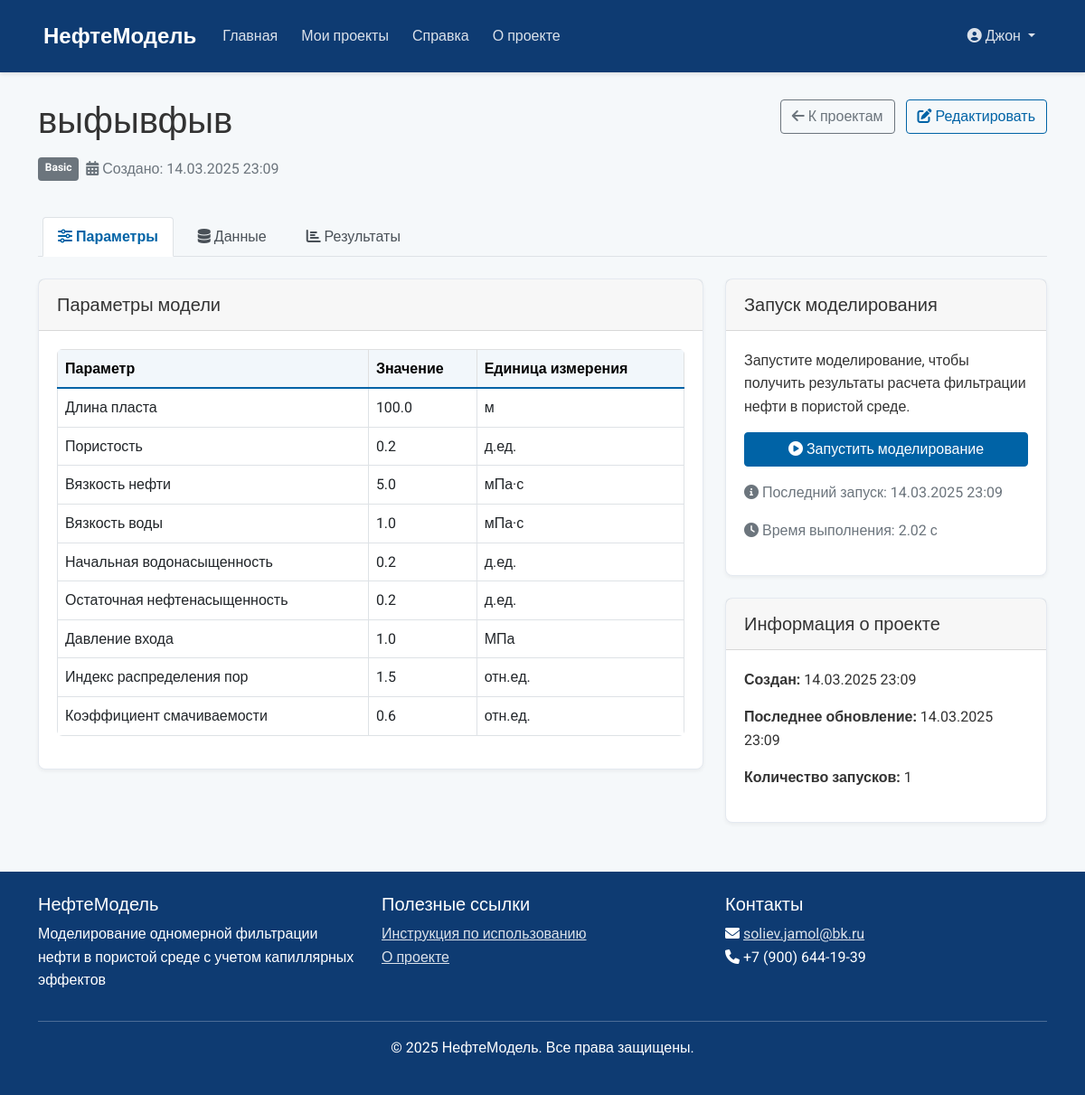
The app's page /project/8 (signed in) with its own data.
### models/user.py (models this page shows, shortened)
class User(UserMixin, db.Model):
    __tablename__ = 'users'
    id = db.Column(db.Integer, primary_key=True)
    username = db.Column(db.String(64), unique=True, nullable=False, index=True)
    email = db.Column(db.String(120), unique=True, nullable=False, index=True)
    password_hash = db.Column(db.String(128), nullable=False)
    company = db.Column(db.String(120))
    position = db.Column(db.String(120))
    is_active = db.Column(db.Boolean, default=True)
    created_at = db.Column(db.DateTime, default=datetime.utcnow)
    last_login = db.Column(db.DateTime, nullable=True)
    projects = db.relationship('Project', backref='owner', lazy='dynamic')

### models/project.py (models this page shows, shortened)
class Project(db.Model):
    __tablename__ = 'projects'
    id = db.Column(db.Integer, primary_key=True)
    name = db.Column(db.String(128), nullable=False)
    description = db.Column(db.Text)
    model_type = db.Column(db.String(64), nullable=False)  # 'basic' или 'carbonate'
    rock_type = db.Column(db.String(64))
    created_at = db.Column(db.DateTime, default=datetime.utcnow)
    updated_at = db.Column(db.DateTime, default=datetime.utcnow, onupdate=datetime.utcnow)
    user_id = db.Column(db.Integer, db.ForeignKey('users.id'), nullable=False)
    data = db.relationship('ProjectData', backref='project', uselist=False, cascade='all, delete-orphan')
    results = db.relationship('ProjectResult', backref='project', lazy='dynamic', cascade='all, delete-orphan')
    def get_model_parameters(self):
        if self.data and self.data.model_parameters:
            return json.loads(self.data.model_parameters)
        return {}

class ProjectResult(db.Model):
    __tablename__ = 'project_results'
    id = db.Column(db.Integer, primary_key=True)
    project_id = db.Column(db.Integer, db.ForeignKey('projects.id'), nullable=False)
    run_date = db.Column(db.DateTime, default=datetime.utcnow)
    result_data = db.Column(db.Text)  # JSON-строка с данными результатов
    runtime = db.Column(db.Float)  # время выполнения в секундах
    status = db.Column(db.String(64), default='success')  # success, error, warning
    error_message = db.Column(db.Text)
    created_at = db.Column(db.DateTime, default=datetime.utcnow)

### routes/main.py (the view)
@main_bp.route('/project/<int:project_id>')
@login_required
def project_details(project_id):
    project = Project.query.get_or_404(project_id)
    if project.user_id != current_user.id:
        flash('У вас нет доступа к этому проекту', 'danger')
        return redirect(url_for('main.dashboard'))
    model_params = project.get_model_parameters()
    results = project.results.order_by(ProjectResult.created_at.desc()).first()
    return render_template('project_details.html', project=project, model_params=model_params, results=results)

### templates/project_details.html (shortened to what this page needs)
{% extends "base.html" %}
{% block content %}
<div class="row mb-4">
    <div class="col-md-8">
        <h1>{{ project.name }}</h1>
        <div class="d-flex mb-3">
            <span class="badge project-type-{{ project.model_type }} me-2">
                {{ project.model_type|capitalize }}
            </span>
            <span class="text-muted">
                <i class="fas fa-calendar-alt"></i> Создано: {{ project.created_at.strftime('%d.%m.%Y %H:%M') }}
            </span>
        </div>
    </div>
    <div class="col-md-4 text-md-end">
        <a href="{{ url_for('main.dashboard') }}" class="btn btn-outline-secondary mb-2 me-2">
            <i class="fas fa-arrow-left"></i> К проектам
        </a>
        <a href="{{ url_for('main.edit_project', project_id=project.id) }}" class="btn btn-outline-primary mb-2">
            <i class="fas fa-edit"></i> Редактировать
        </a>
    </div>
</div>
<ul class="nav nav-tabs mb-4" id="projectTabs" role="tablist">
    <li class="nav-item" role="presentation">
        <button class="nav-link active" id="parameters-tab" data-bs-toggle="tab" data-bs-target="#parameters" type="button" role="tab" aria-controls="parameters" aria-selected="true">
            <i class="fas fa-sliders-h"></i> Параметры
        </button>
    </li>
    <li class="nav-item" role="presentation">
        <button class="nav-link" id="data-tab" data-bs-toggle="tab" data-bs-target="#data" type="button" role="tab" aria-controls="data" aria-selected="false">
            <i class="fas fa-database"></i> Данные
        </button>
    </li>
    {% if results %}
    <li class="nav-item" role="presentation">
        <button class="nav-link" id="results-tab" data-bs-toggle="tab" data-bs-target="#results" type="button" role="tab" aria-controls="results" aria-selected="false">
            <i class="fas fa-chart-bar"></i> Результаты
        </button>
    </li>
    {% endif %}
</ul>
<div class="tab-content" id="projectTabsContent">
    <div class="tab-pane fade show active" id="parameters" role="tabpanel" aria-labelledby="parameters-tab">
        <div class="row">
            <div class="col-md-8">
                <div class="card mb-4">
                    <div class="card-header">
                        <h5 class="mb-0">Параметры модели</h5>
                    </div>
                    <div class="card-body">
                        <div class="table-responsive">
                            <table class="table table-bordered">
                                <thead class="table-light">
                                    <tr>
                                        <th>Параметр</th>
                                        <th>Значение</th>
                                        <th>Единица измерения</th>
                                    </tr>
                                </thead>
                                <tbody>
                                    {% if model_params.length %}
                                    <tr>
                                        <td>Длина пласта</td>
                                        <td>{{ model_params.length }}</td>
                                        <td>м</td>
                                    </tr>
                                    {% endif %}
                                    {% if model_params.porosity %}
                                    <tr>
                                        <td>Пористость</td>
                                        <td>{{ model_params.porosity }}</td>
                                        <td>д.ед.</td>
                                    </tr>
                                    {% endif %}
                                    {% if model_params.mu_oil %}
                                    <tr>
                                        <td>Вязкость нефти</td>
                                        <td>{{ model_params.mu_oil }}</td>
                                        <td>мПа·с</td>
                                    </tr>
                                    {% endif %}
                                    {% if model_params.mu_water %}
                                    <tr>
                                        <td>Вязкость воды</td>
                                        <td>{{ model_params.mu_water }}</td>
                                        <td>мПа·с</td>
                                    </tr>
                                    {% endif %}
                                    {% if model_params.initial_water_saturation %}
                                    <tr>
                                        <td>Начальная водонасыщенность</td>
                                        <td>{{ model_params.initial_water_saturation }}</td>
                                        <td>д.ед.</td>
                                    </tr>
                                    {% endif %}
                                    {% if model_params.residual_oil_saturation %}
                                    <tr>
                                        <td>Остаточная нефтенасыщенность</td>
                                        <td>{{ model_params.residual_oil_saturation }}</td>
                                        <td>д.ед.</td>
                                    </tr>
                                    {% endif %}
                                    {% if model_params.entry_pressure %}
                                    <tr>
                                        <td>Давление входа</td>
                                        <td>{{ model_params.entry_pressure }}</td>
                                        <td>МПа</td>
                                    </tr>
                                    {% endif %}
                                    {% if model_params.pore_distribution_index %}
                                    <tr>
                                        <td>Индекс распределения пор</td>
                                        <td>{{ model_params.pore_distribution_index }}</td>
                                        <td>отн.ед.</td>
                                    </tr>
                                    {% endif %}
                                    {% if model_params.wettability_factor %}
                                    <tr>
                                        <td>Коэффициент смачиваемости</td>
                                        <td>{{ model_params.wettability_factor }}</td>
                                        <td>отн.ед.</td>
                                    </tr>
                                    {% endif %}
                                </tbody>
                            </table>
                        </div>
                    </div>
                </div>
            </div>
            <div class="col-md-4">
                <div class="card mb-4">
                    <div class="card-header">
                        <h5 class="mb-0">Запуск моделирования</h5>
                    </div>
                    <div class="card-body">
                        <p>Запустите моделирование, чтобы получить результаты расчета фильтрации нефти в пористой среде.</p>
                       <form action="{{ url_for('main.run_project', project_id=project.id) }}" method="post">
    <button type="submit" class="btn btn-primary w-100">
        <i class="fas fa-play-circle"></i> Запустить моделирование
    </button>
</form>
                        {% if results %}
                        <div class="mt-3">
                            <p class="text-muted">
                                <i class="fas fa-info-circle"></i> Последний запуск: {{ results.run_date.strftime('%d.%m.%Y %H:%M') }}
                            </p>
                            <p class="text-muted">
                                <i class="fas fa-clock"></i> Время выполнения: {{ '%.2f'|format(results.runtime) }} с
                            </p>
                        </div>
                        {% endif %}
                    </div>
                </div>
                <div class="card mb-4">
                    <div class="card-header">
                        <h5 class="mb-0">Информация о проекте</h5>
                    </div>
                    <div class="card-body">
                        <p><strong>Создан:</strong> {{ project.created_at.strftime('%d.%m.%Y %H:%M') }}</p>
                        <p><strong>Последнее обновление:</strong> {{ project.updated_at.strftime('%d.%m.%Y %H:%M') }}</p>
                        <p><strong>Количество запусков:</strong> {{ project.results.count() }}</p>
                    </div>
                </div>
            </div>
        </div>
    </div>
</div>
{% endblock %}

### templates/base.html (shortened to what this page needs)
<!DOCTYPE html>
<html lang="ru">
<head>
    <link href="https://cdn.jsdelivr.net/npm/bootstrap@5.1.3/dist/css/bootstrap.min.css" rel="stylesheet">
    <link rel="stylesheet" href="https://cdnjs.cloudflare.com/ajax/libs/font-awesome/6.0.0-beta3/css/all.min.css">
    <link rel="stylesheet" href="{{ url_for('static', filename='css/main.css') }}">
</head>
<body>
    <div class="wrapper">
        <header class="header">
            <nav class="navbar navbar-expand-lg navbar-dark">
                <div class="container">
                    <a class="navbar-brand" href="{{ url_for('main.index') }}">
                         НефтеМодель
                    </a>
                    <div class="collapse navbar-collapse" id="navbarNav">
                        <ul class="navbar-nav me-auto">
                            <li class="nav-item">
                                <a class="nav-link {% if request.endpoint == 'main.index' %}active{% endif %}" href="{{ url_for('main.index') }}">Главная</a>
                            </li>
                            {% if current_user.is_authenticated %}
                            <li class="nav-item">
                                <a class="nav-link {% if request.endpoint == 'main.dashboard' %}active{% endif %}" href="{{ url_for('main.dashboard') }}">Мои проекты</a>
                            </li>
                            {% endif %}
                            <li class="nav-item">
                                <a class="nav-link {% if request.endpoint == 'main.help_page' %}active{% endif %}" href="{{ url_for('main.help_page') }}">Справка</a>
                            </li>
                            <li class="nav-item">
                                <a class="nav-link {% if request.endpoint == 'main.about' %}active{% endif %}" href="{{ url_for('main.about') }}">О проекте</a>
                            </li>
                        </ul>
                        <ul class="navbar-nav">
                            {% if current_user.is_authenticated %}
                            <li class="nav-item dropdown">
                                <a class="nav-link dropdown-toggle" href="#" id="userDropdown" role="button" data-bs-toggle="dropdown" aria-expanded="false">
                                    <i class="fas fa-user-circle"></i> {{ current_user.username }}
                                </a>
                            </li>
                            {% endif %}
                        </ul>
                    </div>
                </div>
            </nav>
        </header>
        <main class="content">
            <div class="container">
                {% block content %}{% endblock %}
            </div>
        </main>
        <footer class="footer">
            <div class="container">
                <div class="row">
                    <div class="col-md-4">
                        <h5>НефтеМодель</h5>
                        <p>Моделирование одномерной фильтрации нефти в пористой среде с учетом капиллярных эффектов</p>
                    </div>
                    <div class="col-md-4">
                        <h5>Полезные ссылки</h5>
                        <ul class="list-unstyled">
                            <li><a href="{{ url_for('main.help_page') }}">Инструкция по использованию</a></li>
                            <li><a href="{{ url_for('main.about') }}">О проекте</a></li>
                        </ul>
                    </div>
                    <div class="col-md-4">
                        <h5>Контакты</h5>
                        <p>
                            <i class="fas fa-envelope"></i> <a href="mailto:info@neftemodel.ru">soliev.jamol@bk.ru</a><br>
                            <i class="fas fa-phone"></i> +7 (900) 644-19-39
                        </p>
                    </div>
                </div>
                <hr>
                <div class="text-center">
                    <p>&copy; {{ now.year }} НефтеМодель. Все права защищены.</p>
                </div>
            </div>
        </footer>
    </div>
</body>
</html>

### records on screen
User: username "Джон"
Project: name "выфывфыв", model_type "Basic", created_at "14.03.2025 23:09", updated_at "14.03.2025 23:09"
ProjectResult: run_date "14.03.2025 23:09", runtime "2.02"

### other values on screen
{{ model_params.length }} "100.0"
{{ model_params.porosity }} "0.2"
{{ model_params.mu_oil }} "5.0"
{{ model_params.mu_water }} "1.0"
{{ model_params.initial_water_saturation }} "0.2"
{{ model_params.residual_oil_saturation }} "0.2"
{{ model_params.entry_pressure }} "1.0"
{{ model_params.pore_distribution_index }} "1.5"
{{ model_params.wettability_factor }} "0.6"
{{ project.results.count() }} "1"
